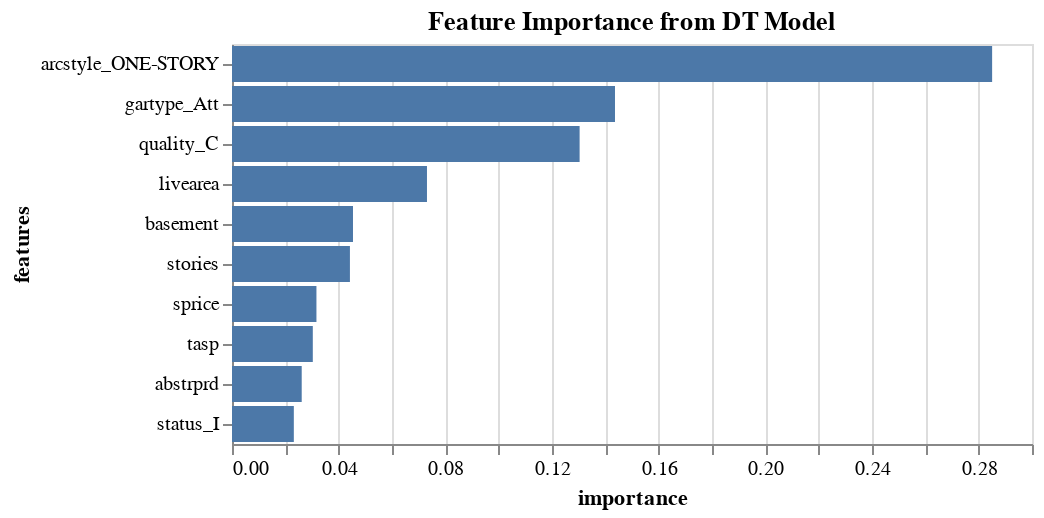

This figure's notebook cell:
### Code cell
(alt.Chart(feature_df.sort_values('importance', ascending = False).head(10))
    .mark_bar()
    .encode(
        x= 'importance:Q',
        y= alt.Y('features:N', sort='-x'),
        
        )
    .properties( title="Feature Importance from DT Model")
    )

### Figure 1 — Vega-Lite specification as saved in the notebook (floating-point values rounded to 4 significant figures)
{"config": {"view": {"continuousWidth": 400, "continuousHeight": 300}}, "data": {"name": "data-a3e20e69ce5536ae1bc84b0755bc9d07"}, "mark": "bar", "encoding": {"x": {"type": "quantitative", "field": "importance"}, "y": {"type": "nominal", "field": "features", "sort": "-x"}}, "title": "Feature Importance from DT Model", "$schema": "https://vega.github.io/schema/vega-lite/v4.8.1.json", "datasets": {"data-a3e20e69ce5536ae1bc84b0755bc9d07": [{"features": "arcstyle_ONE-STORY", "importance": 0.285}, {"features": "gartype_Att", "importance": 0.1436}, {"features": "quality_C", "importance": 0.1304}, {"features": "livearea", "importance": 0.07312}, {"features": "basement", "importance": 0.04537}, {"features": "stories", "importance": 0.04422}, {"features": "sprice", "importance": 0.03166}, {"features": "tasp", "importance": 0.0303}, {"features": "abstrprd", "importance": 0.02614}, {"features": "status_I", "importance": 0.02319}]}}
